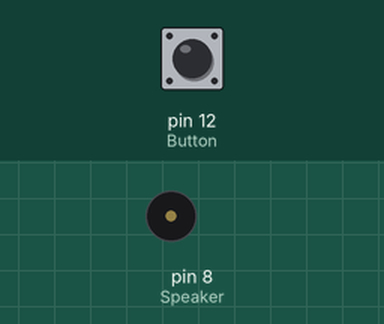
Recording of a sketch running on a simulated Arduino Uno, built with avr-gcc and run on an emulated ATmega328P. Shown: buzzer (waves = sounding, pin HIGH). Inputs (shaded band) come from the test bench; at power-on: pin 12 (Button) LOW. What the sketch prints to the serial monitor is not drawn.

Above: at 1.2 s.
1.3 s: pin 12 (Button) pulled HIGH for 0.15 s
At 1.37 s:
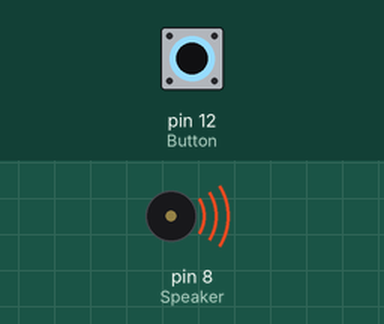
2.9 s: pin 12 (Button) pulled HIGH for 3.2 s
At 6.4 s:
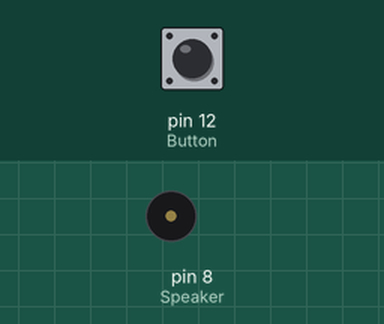
Timing chart, 0 to 7.9 s (numbered marks = the images above; inputs shaded):
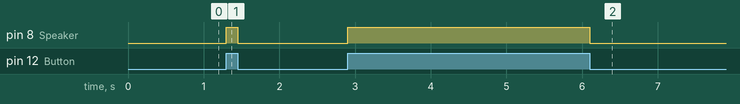

The sketch:

Button_LED_speaker_.ino
```cpp
#define Button 12
#define Speaker 8

void setup() {
  pinMode(Button, INPUT);//버튼 값을 받아들임
  pinMode(Speaker, OUTPUT);//스피커로 출력을함
  Serial.begin(9600);
}

void loop() {
  Serial.print(digitalRead(Button));//버튼이 현재 무슨값인지 시리얼 포트를 통해출력
  if(digitalRead(Button) == HIGH){//만약 디지털핀()번째 값이 on이라면
    digitalWrite(Speaker, HIGH); // 스피커를 재생
  }else{//아니면
    digitalWrite(Speaker, LOW); // 멈춤
  }

}
```

Measured:
- after the input at 1.3 s, pin 8 (Speaker): LOW → HIGH at once, → LOW 0.15 s later
- after the input at 2.9 s, pin 8 (Speaker): LOW → HIGH at once, → LOW 3.2 s later
